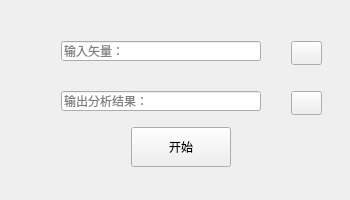
<?xml version="1.0" encoding="UTF-8"?>
<ui version="4.0">
 <class>statisticAnalysisClass</class>
 <widget class="QWidget" name="statisticAnalysisClass">
  <property name="geometry">
   <rect>
    <x>0</x>
    <y>0</y>
    <width>350</width>
    <height>200</height>
   </rect>
  </property>
  <property name="windowTitle">
   <string>statisticAnalysis</string>
  </property>
  <layout class="QHBoxLayout" name="horizontalLayout">
   <item>
    <widget class="QWidget" name="widget" native="true">
     <widget class="QLineEdit" name="lineEditVector">
      <property name="geometry">
       <rect>
        <x>50</x>
        <y>30</y>
        <width>200</width>
        <height>20</height>
       </rect>
      </property>
      <property name="readOnly">
       <bool>true</bool>
      </property>
      <property name="placeholderText">
       <string>输入矢量：</string>
      </property>
     </widget>
     <widget class="QLineEdit" name="lineEditResult">
      <property name="geometry">
       <rect>
        <x>50</x>
        <y>80</y>
        <width>200</width>
        <height>20</height>
       </rect>
      </property>
      <property name="readOnly">
       <bool>true</bool>
      </property>
      <property name="placeholderText">
       <string>输出分析结果：</string>
      </property>
     </widget>
     <widget class="QPushButton" name="openFile">
      <property name="geometry">
       <rect>
        <x>280</x>
        <y>30</y>
        <width>31</width>
        <height>24</height>
       </rect>
      </property>
      <property name="text">
       <string/>
      </property>
      <property name="icon">
       <iconset resource="login.qrc">
        <normaloff>:/login/res/openFile.png</normaloff>:/login/res/openFile.png</iconset>
      </property>
     </widget>
     <widget class="QPushButton" name="saveFile">
      <property name="geometry">
       <rect>
        <x>280</x>
        <y>80</y>
        <width>31</width>
        <height>24</height>
       </rect>
      </property>
      <property name="text">
       <string/>
      </property>
      <property name="icon">
       <iconset resource="login.qrc">
        <normaloff>:/login/res/saveFile.png</normaloff>:/login/res/saveFile.png</iconset>
      </property>
     </widget>
     <widget class="QPushButton" name="begin">
      <property name="geometry">
       <rect>
        <x>120</x>
        <y>116</y>
        <width>100</width>
        <height>40</height>
       </rect>
      </property>
      <property name="text">
       <string>开始</string>
      </property>
     </widget>
    </widget>
   </item>
  </layout>
 </widget>
 <layoutdefault spacing="6" margin="11"/>
 <resources>
  <include location="login.qrc"/>
 </resources>
 <connections/>
</ui>
